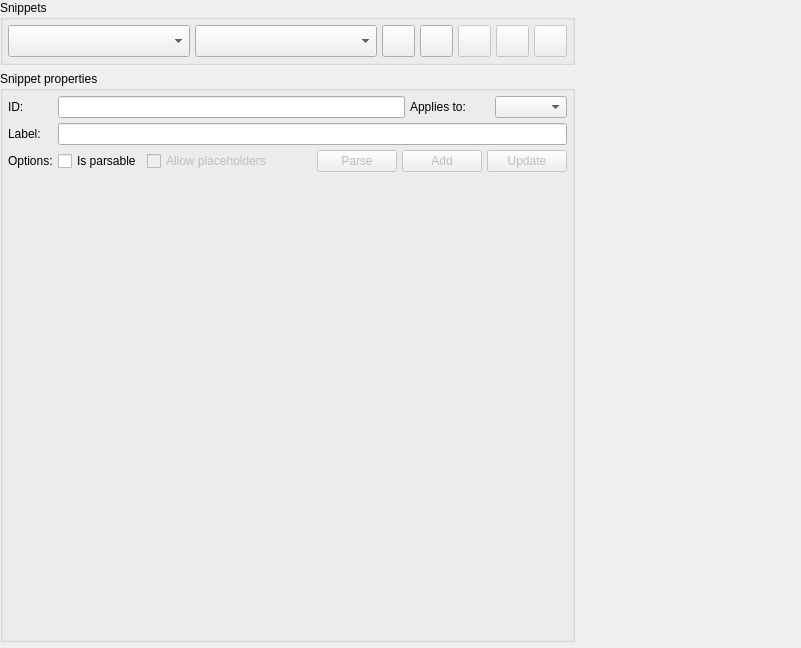
<?xml version="1.0" encoding="UTF-8"?>
<ui version="4.0">
 <class>SnippetsConfigWidget</class>
 <widget class="QWidget" name="SnippetsConfigWidget">
  <property name="geometry">
   <rect>
    <x>0</x>
    <y>0</y>
    <width>801</width>
    <height>648</height>
   </rect>
  </property>
  <property name="windowTitle">
   <string>Form</string>
  </property>
  <layout class="QGridLayout" name="gridLayout_2">
   <property name="leftMargin">
    <number>0</number>
   </property>
   <property name="topMargin">
    <number>0</number>
   </property>
   <property name="rightMargin">
    <number>0</number>
   </property>
   <property name="bottomMargin">
    <number>0</number>
   </property>
   <item row="0" column="1" rowspan="3">
    <spacer name="horizontalSpacer_7">
     <property name="orientation">
      <enum>Qt::Orientation::Horizontal</enum>
     </property>
     <property name="sizeHint" stdset="0">
      <size>
       <width>40</width>
       <height>20</height>
      </size>
     </property>
    </spacer>
   </item>
   <item row="1" column="0">
    <widget class="QGroupBox" name="groupBox_2">
     <property name="sizePolicy">
      <sizepolicy hsizetype="Preferred" vsizetype="Preferred">
       <horstretch>0</horstretch>
       <verstretch>0</verstretch>
      </sizepolicy>
     </property>
     <property name="title">
      <string>Snippet properties</string>
     </property>
     <layout class="QVBoxLayout" name="verticalLayout">
      <property name="leftMargin">
       <number>5</number>
      </property>
      <property name="topMargin">
       <number>5</number>
      </property>
      <property name="rightMargin">
       <number>5</number>
      </property>
      <property name="bottomMargin">
       <number>5</number>
      </property>
      <item>
       <layout class="QGridLayout" name="gridLayout">
        <property name="spacing">
         <number>5</number>
        </property>
        <item row="0" column="0">
         <widget class="QLabel" name="id_lbl">
          <property name="sizePolicy">
           <sizepolicy hsizetype="Fixed" vsizetype="Preferred">
            <horstretch>0</horstretch>
            <verstretch>0</verstretch>
           </sizepolicy>
          </property>
          <property name="text">
           <string>ID:</string>
          </property>
         </widget>
        </item>
        <item row="0" column="1">
         <widget class="QLineEdit" name="id_edt">
          <property name="sizePolicy">
           <sizepolicy hsizetype="Expanding" vsizetype="Fixed">
            <horstretch>0</horstretch>
            <verstretch>0</verstretch>
           </sizepolicy>
          </property>
          <property name="clearButtonEnabled">
           <bool>true</bool>
          </property>
         </widget>
        </item>
        <item row="1" column="1" colspan="3">
         <widget class="QLineEdit" name="label_edt">
          <property name="sizePolicy">
           <sizepolicy hsizetype="Preferred" vsizetype="Fixed">
            <horstretch>0</horstretch>
            <verstretch>0</verstretch>
           </sizepolicy>
          </property>
          <property name="clearButtonEnabled">
           <bool>true</bool>
          </property>
         </widget>
        </item>
        <item row="0" column="3">
         <widget class="QComboBox" name="applies_to_cmb">
          <property name="sizePolicy">
           <sizepolicy hsizetype="Preferred" vsizetype="Preferred">
            <horstretch>0</horstretch>
            <verstretch>0</verstretch>
           </sizepolicy>
          </property>
          <property name="minimumSize">
           <size>
            <width>0</width>
            <height>0</height>
           </size>
          </property>
          <property name="sizeAdjustPolicy">
           <enum>QComboBox::SizeAdjustPolicy::AdjustToContentsOnFirstShow</enum>
          </property>
          <property name="iconSize">
           <size>
            <width>22</width>
            <height>22</height>
           </size>
          </property>
         </widget>
        </item>
        <item row="0" column="2">
         <widget class="QLabel" name="applies_to_lbl">
          <property name="sizePolicy">
           <sizepolicy hsizetype="Fixed" vsizetype="Preferred">
            <horstretch>0</horstretch>
            <verstretch>0</verstretch>
           </sizepolicy>
          </property>
          <property name="minimumSize">
           <size>
            <width>80</width>
            <height>0</height>
           </size>
          </property>
          <property name="text">
           <string>Applies to:</string>
          </property>
         </widget>
        </item>
        <item row="1" column="0">
         <widget class="QLabel" name="id_lbl_2">
          <property name="sizePolicy">
           <sizepolicy hsizetype="Fixed" vsizetype="Preferred">
            <horstretch>0</horstretch>
            <verstretch>0</verstretch>
           </sizepolicy>
          </property>
          <property name="text">
           <string>Label:</string>
          </property>
         </widget>
        </item>
        <item row="2" column="1" colspan="3">
         <layout class="QHBoxLayout" name="horizontalLayout">
          <property name="spacing">
           <number>5</number>
          </property>
          <item>
           <widget class="QCheckBox" name="parsable_chk">
            <property name="sizePolicy">
             <sizepolicy hsizetype="Fixed" vsizetype="Fixed">
              <horstretch>0</horstretch>
              <verstretch>0</verstretch>
             </sizepolicy>
            </property>
            <property name="toolTip">
             <string>Parsable or dynamic snippets are written in the &lt;strong&gt;schema micro language&lt;/strong&gt; syntax. When using a parsable snippet the attributes surrounded in &lt;strong&gt;{}&lt;/strong&gt; will be replaced by the selected object's matching attributes.</string>
            </property>
            <property name="statusTip">
             <string/>
            </property>
            <property name="text">
             <string>Is parsable</string>
            </property>
           </widget>
          </item>
          <item>
           <widget class="QCheckBox" name="placeholders_chk">
            <property name="enabled">
             <bool>false</bool>
            </property>
            <property name="sizePolicy">
             <sizepolicy hsizetype="Fixed" vsizetype="Fixed">
              <horstretch>0</horstretch>
              <verstretch>0</verstretch>
             </sizepolicy>
            </property>
            <property name="toolTip">
             <string>When handling parsable snippets empty attributes will be replaced by a value in the format &lt;strong&gt;{attribute}&lt;/strong&gt;. Note that this option can affect the semantics of the resulting snippet.</string>
            </property>
            <property name="statusTip">
             <string/>
            </property>
            <property name="text">
             <string>Allow placeholders</string>
            </property>
           </widget>
          </item>
          <item>
           <spacer name="horizontalSpacer">
            <property name="orientation">
             <enum>Qt::Orientation::Horizontal</enum>
            </property>
            <property name="sizeHint" stdset="0">
             <size>
              <width>40</width>
              <height>20</height>
             </size>
            </property>
           </spacer>
          </item>
          <item>
           <widget class="QPushButton" name="parse_tb">
            <property name="enabled">
             <bool>false</bool>
            </property>
            <property name="sizePolicy">
             <sizepolicy hsizetype="Preferred" vsizetype="Preferred">
              <horstretch>0</horstretch>
              <verstretch>0</verstretch>
             </sizepolicy>
            </property>
            <property name="minimumSize">
             <size>
              <width>0</width>
              <height>0</height>
             </size>
            </property>
            <property name="maximumSize">
             <size>
              <width>16777215</width>
              <height>16777215</height>
             </size>
            </property>
            <property name="toolTip">
             <string>Parse the snippet in order to check if there are syntax errors.</string>
            </property>
            <property name="text">
             <string>Parse</string>
            </property>
            <property name="icon">
             <iconset resource="../../res/resources.qrc">
              <normaloff>:/icons/icons/validatesch.png</normaloff>:/icons/icons/validatesch.png</iconset>
            </property>
            <property name="iconSize">
             <size>
              <width>25</width>
              <height>25</height>
             </size>
            </property>
           </widget>
          </item>
          <item>
           <widget class="QPushButton" name="add_tb">
            <property name="enabled">
             <bool>false</bool>
            </property>
            <property name="sizePolicy">
             <sizepolicy hsizetype="Preferred" vsizetype="Preferred">
              <horstretch>0</horstretch>
              <verstretch>0</verstretch>
             </sizepolicy>
            </property>
            <property name="minimumSize">
             <size>
              <width>0</width>
              <height>0</height>
             </size>
            </property>
            <property name="maximumSize">
             <size>
              <width>16777215</width>
              <height>16777215</height>
             </size>
            </property>
            <property name="toolTip">
             <string>Add the snippet as a new one</string>
            </property>
            <property name="text">
             <string>Add</string>
            </property>
            <property name="icon">
             <iconset resource="../../res/resources.qrc">
              <normaloff>:/icons/icons/add.png</normaloff>:/icons/icons/add.png</iconset>
            </property>
            <property name="iconSize">
             <size>
              <width>25</width>
              <height>25</height>
             </size>
            </property>
           </widget>
          </item>
          <item>
           <widget class="QPushButton" name="update_tb">
            <property name="enabled">
             <bool>false</bool>
            </property>
            <property name="sizePolicy">
             <sizepolicy hsizetype="Preferred" vsizetype="Preferred">
              <horstretch>0</horstretch>
              <verstretch>0</verstretch>
             </sizepolicy>
            </property>
            <property name="minimumSize">
             <size>
              <width>0</width>
              <height>0</height>
             </size>
            </property>
            <property name="maximumSize">
             <size>
              <width>16777215</width>
              <height>16777215</height>
             </size>
            </property>
            <property name="toolTip">
             <string>Replaces the current snippet's code by the code below</string>
            </property>
            <property name="text">
             <string>Update</string>
            </property>
            <property name="icon">
             <iconset resource="../../res/resources.qrc">
              <normaloff>:/icons/icons/refresh.png</normaloff>:/icons/icons/refresh.png</iconset>
            </property>
            <property name="iconSize">
             <size>
              <width>25</width>
              <height>25</height>
             </size>
            </property>
           </widget>
          </item>
         </layout>
        </item>
        <item row="2" column="0">
         <widget class="QLabel" name="id_lbl_3">
          <property name="sizePolicy">
           <sizepolicy hsizetype="Fixed" vsizetype="Preferred">
            <horstretch>0</horstretch>
            <verstretch>0</verstretch>
           </sizepolicy>
          </property>
          <property name="text">
           <string>Options:</string>
          </property>
         </widget>
        </item>
       </layout>
      </item>
      <item>
       <widget class="QWidget" name="snippet_wgt" native="true">
        <property name="sizePolicy">
         <sizepolicy hsizetype="Expanding" vsizetype="Expanding">
          <horstretch>0</horstretch>
          <verstretch>0</verstretch>
         </sizepolicy>
        </property>
       </widget>
      </item>
     </layout>
    </widget>
   </item>
   <item row="0" column="0">
    <widget class="QGroupBox" name="groupBox">
     <property name="sizePolicy">
      <sizepolicy hsizetype="Preferred" vsizetype="Preferred">
       <horstretch>0</horstretch>
       <verstretch>0</verstretch>
      </sizepolicy>
     </property>
     <property name="title">
      <string>Snippets</string>
     </property>
     <layout class="QHBoxLayout" name="horizontalLayout_4">
      <property name="leftMargin">
       <number>5</number>
      </property>
      <property name="topMargin">
       <number>5</number>
      </property>
      <property name="rightMargin">
       <number>5</number>
      </property>
      <property name="bottomMargin">
       <number>5</number>
      </property>
      <item>
       <layout class="QHBoxLayout" name="horizontalLayout_3">
        <property name="spacing">
         <number>5</number>
        </property>
        <item>
         <widget class="QComboBox" name="filter_cmb">
          <property name="sizePolicy">
           <sizepolicy hsizetype="Preferred" vsizetype="Preferred">
            <horstretch>0</horstretch>
            <verstretch>0</verstretch>
           </sizepolicy>
          </property>
          <property name="sizeAdjustPolicy">
           <enum>QComboBox::SizeAdjustPolicy::AdjustToContentsOnFirstShow</enum>
          </property>
          <property name="iconSize">
           <size>
            <width>22</width>
            <height>22</height>
           </size>
          </property>
         </widget>
        </item>
        <item>
         <widget class="QComboBox" name="snippets_cmb">
          <property name="sizePolicy">
           <sizepolicy hsizetype="Preferred" vsizetype="Preferred">
            <horstretch>0</horstretch>
            <verstretch>0</verstretch>
           </sizepolicy>
          </property>
          <property name="insertPolicy">
           <enum>QComboBox::InsertPolicy::InsertAlphabetically</enum>
          </property>
          <property name="iconSize">
           <size>
            <width>22</width>
            <height>22</height>
           </size>
          </property>
         </widget>
        </item>
        <item>
         <widget class="QToolButton" name="new_tb">
          <property name="enabled">
           <bool>true</bool>
          </property>
          <property name="sizePolicy">
           <sizepolicy hsizetype="Fixed" vsizetype="Fixed">
            <horstretch>0</horstretch>
            <verstretch>0</verstretch>
           </sizepolicy>
          </property>
          <property name="minimumSize">
           <size>
            <width>30</width>
            <height>25</height>
           </size>
          </property>
          <property name="toolTip">
           <string>Create a new snippet</string>
          </property>
          <property name="text">
           <string/>
          </property>
          <property name="icon">
           <iconset resource="../../res/resources.qrc">
            <normaloff>:/icons/icons/new.png</normaloff>:/icons/icons/new.png</iconset>
          </property>
          <property name="iconSize">
           <size>
            <width>25</width>
            <height>25</height>
           </size>
          </property>
         </widget>
        </item>
        <item>
         <widget class="QToolButton" name="cancel_tb">
          <property name="enabled">
           <bool>true</bool>
          </property>
          <property name="sizePolicy">
           <sizepolicy hsizetype="Fixed" vsizetype="Fixed">
            <horstretch>0</horstretch>
            <verstretch>0</verstretch>
           </sizepolicy>
          </property>
          <property name="minimumSize">
           <size>
            <width>30</width>
            <height>25</height>
           </size>
          </property>
          <property name="toolTip">
           <string>Cancel edition</string>
          </property>
          <property name="text">
           <string/>
          </property>
          <property name="icon">
           <iconset resource="../../res/resources.qrc">
            <normaloff>:/icons/icons/cancel.png</normaloff>:/icons/icons/cancel.png</iconset>
          </property>
          <property name="iconSize">
           <size>
            <width>25</width>
            <height>25</height>
           </size>
          </property>
         </widget>
        </item>
        <item>
         <widget class="QToolButton" name="edit_tb">
          <property name="enabled">
           <bool>false</bool>
          </property>
          <property name="sizePolicy">
           <sizepolicy hsizetype="Fixed" vsizetype="Fixed">
            <horstretch>0</horstretch>
            <verstretch>0</verstretch>
           </sizepolicy>
          </property>
          <property name="minimumSize">
           <size>
            <width>30</width>
            <height>25</height>
           </size>
          </property>
          <property name="toolTip">
           <string>Edit selected snippet</string>
          </property>
          <property name="text">
           <string/>
          </property>
          <property name="icon">
           <iconset resource="../../res/resources.qrc">
            <normaloff>:/icons/icons/edit.png</normaloff>:/icons/icons/edit.png</iconset>
          </property>
          <property name="iconSize">
           <size>
            <width>25</width>
            <height>25</height>
           </size>
          </property>
         </widget>
        </item>
        <item>
         <widget class="QToolButton" name="remove_tb">
          <property name="enabled">
           <bool>false</bool>
          </property>
          <property name="sizePolicy">
           <sizepolicy hsizetype="Fixed" vsizetype="Fixed">
            <horstretch>0</horstretch>
            <verstretch>0</verstretch>
           </sizepolicy>
          </property>
          <property name="minimumSize">
           <size>
            <width>30</width>
            <height>25</height>
           </size>
          </property>
          <property name="toolTip">
           <string>Delete selected snippet</string>
          </property>
          <property name="text">
           <string/>
          </property>
          <property name="icon">
           <iconset resource="../../res/resources.qrc">
            <normaloff>:/icons/icons/delete.png</normaloff>:/icons/icons/delete.png</iconset>
          </property>
          <property name="iconSize">
           <size>
            <width>25</width>
            <height>25</height>
           </size>
          </property>
         </widget>
        </item>
        <item>
         <widget class="QToolButton" name="remove_all_tb">
          <property name="enabled">
           <bool>false</bool>
          </property>
          <property name="sizePolicy">
           <sizepolicy hsizetype="Fixed" vsizetype="Fixed">
            <horstretch>0</horstretch>
            <verstretch>0</verstretch>
           </sizepolicy>
          </property>
          <property name="minimumSize">
           <size>
            <width>0</width>
            <height>0</height>
           </size>
          </property>
          <property name="toolTip">
           <string>Delete all snippets</string>
          </property>
          <property name="text">
           <string/>
          </property>
          <property name="icon">
           <iconset resource="../../res/resources.qrc">
            <normaloff>:/icons/icons/delcascade.png</normaloff>:/icons/icons/delcascade.png</iconset>
          </property>
          <property name="iconSize">
           <size>
            <width>25</width>
            <height>25</height>
           </size>
          </property>
          <property name="shortcut">
           <string>Shift+Del</string>
          </property>
         </widget>
        </item>
       </layout>
      </item>
     </layout>
    </widget>
   </item>
  </layout>
 </widget>
 <tabstops>
  <tabstop>snippets_cmb</tabstop>
  <tabstop>new_tb</tabstop>
  <tabstop>cancel_tb</tabstop>
  <tabstop>edit_tb</tabstop>
  <tabstop>remove_tb</tabstop>
  <tabstop>remove_all_tb</tabstop>
  <tabstop>id_edt</tabstop>
  <tabstop>applies_to_cmb</tabstop>
  <tabstop>label_edt</tabstop>
  <tabstop>placeholders_chk</tabstop>
 </tabstops>
 <resources>
  <include location="../../res/resources.qrc"/>
 </resources>
 <connections/>
</ui>
